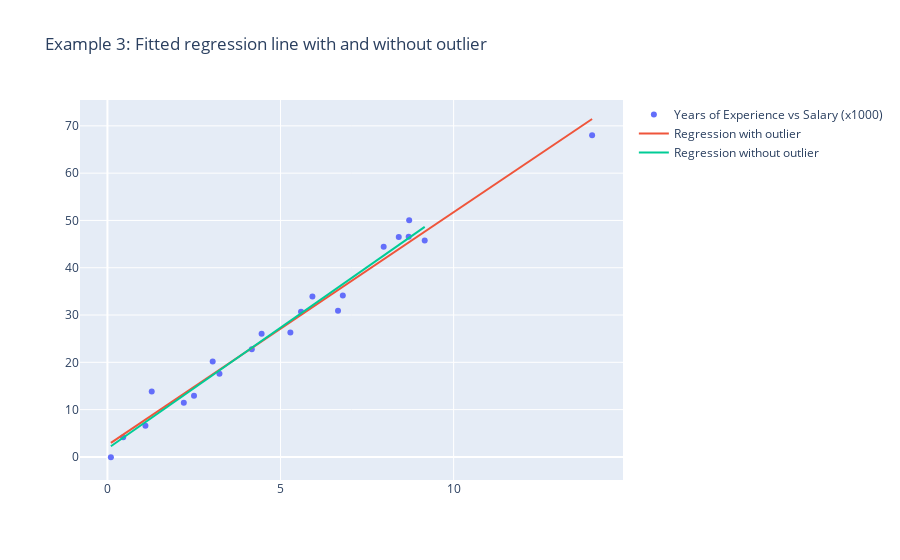

Notebook cell for this chart:
### Markdown cell above
Although we see some slight deviation deviation in the coefficients (specificially looking at YoE), the two values are very similar to each other. Similarly, even though we see some deviation in the $R^2$ metric, it is considerbly smaller than what we witnessed previously. Despite the slight drop in the metric in the O model, the relationship between y and x is still strong.

So despite this being an outlier, I would say that it isn't an influential point so having it remain in the model would be fine.

### Code cell
# Example 2
with_outlier_model = smf.ols("Salary ~ YoE", df_3).fit()
without_outlier_model = smf.ols("Salary ~ YoE", df_3_n).fit()

fig = go.Figure()
fig.add_trace(
    go.Scatter(x=df_3["YoE"], y=df_3["Salary"], mode="markers", name="Years of Experience vs Salary (x1000)"))
fig.add_trace(
    go.Scatter(x=df_3["YoE"], y=with_outlier_model.fittedvalues, name="Regression with outlier"))
fig.add_trace(
    go.Scatter(x=df_3["YoE"], y=without_outlier_model.fittedvalues, name="Regression without outlier"))

fig.update_layout(title="Example 3: Fitted regression line with and without outlier")
fig.show()

### Figure 1 — Plotly figure (JSON) as saved in the notebook; plotly's stock layout.template omitted (floating-point values rounded to 4 significant figures)
{"data": [{"mode": "markers", "name": "Years of Experience vs Salary (x1000)", "type": "scatter", "x": [0.1, 0.454, 1.098, 1.279, 2.206, 2.501, 3.04, 3.236, 4.453, 4.17, 5.285, 5.592, 5.921, 6.661, 6.8, 7.979, 8.415, 8.716, 8.702, 9.165, 14], "y": [-0.0716, 4.167, 6.57, 13.81, 11.45, 12.96, 20.16, 17.56, 26.03, 22.76, 26.3, 30.69, 33.94, 30.92, 34.11, 44.45, 46.5, 50.06, 46.55, 45.78, 68]}, {"name": "Regression with outlier", "type": "scatter", "x": [0.1, 0.454, 1.098, 1.279, 2.206, 2.501, 3.04, 3.236, 4.453, 4.17, 5.285, 5.592, 5.921, 6.661, 6.8, 7.979, 8.415, 8.716, 8.702, 9.165, 14], "y": [2.961, 4.705, 7.876, 8.772, 13.34, 14.79, 17.45, 18.41, 24.41, 23.01, 28.51, 30.02, 31.64, 35.29, 35.97, 41.78, 43.93, 45.41, 45.34, 47.62, 71.45]}, {"name": "Regression without outlier", "type": "scatter", "x": [0.1, 0.454, 1.098, 1.279, 2.206, 2.501, 3.04, 3.236, 4.453, 4.17, 5.285, 5.592, 5.921, 6.661, 6.8, 7.979, 8.415, 8.716, 8.702, 9.165, 14], "y": [2.244, 4.055, 7.349, 8.278, 13.02, 14.53, 17.29, 18.29, 24.52, 23.07, 28.77, 30.35, 32.03, 35.81, 36.52, 42.56, 44.79, 46.33, 46.26, 48.63]}], "layout": {"title": {"text": "Example 3: Fitted regression line with and without outlier"}}}
